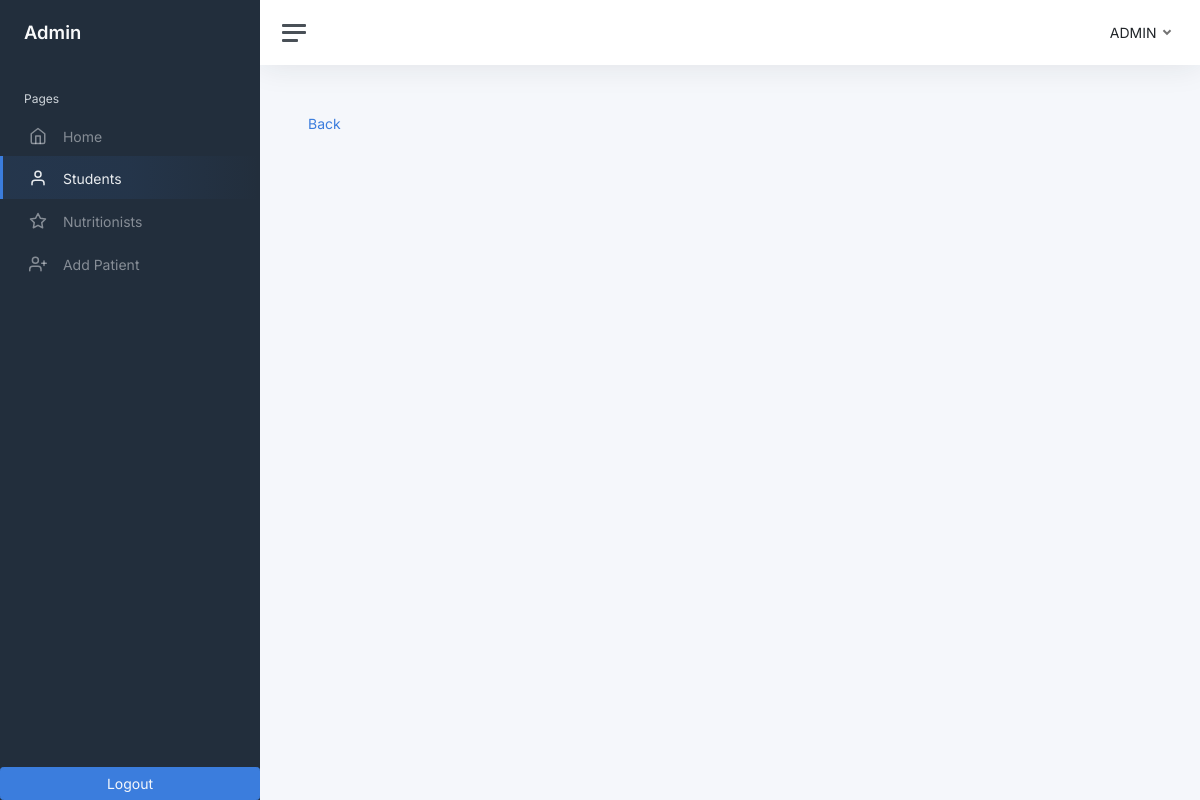
The page /edit-student.php?student_id=129837 on the database as committed earlier.
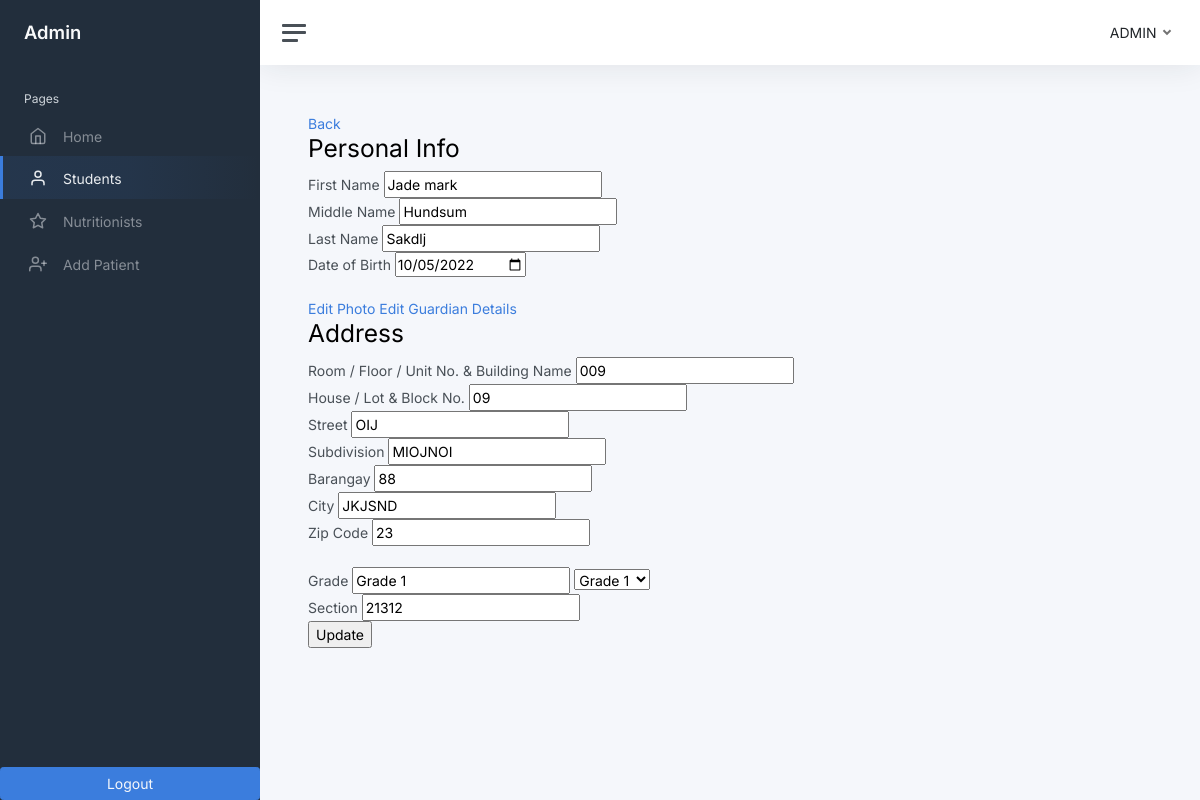
The same page on the database as committed later.
### tables this page shows
CREATE TABLE `users` (
  `id` int(11) NOT NULL,
  `user_id` varchar(250) NOT NULL,
  `email` varchar(50) NOT NULL,
  `password` varchar(50) NOT NULL,
  `first_name` varchar(50) NOT NULL,
  `middle_name` varchar(50) NOT NULL,
  `last_name` varchar(50) NOT NULL,
  `contact_number` varchar(50) NOT NULL,
  `room` varchar(50) NOT NULL,
  `house` varchar(50) NOT NULL,
  `street` varchar(50) NOT NULL,
  `subdivision` varchar(50) NOT NULL,
  `barangay` varchar(50) NOT NULL,
  `city` varchar(50) NOT NULL,
  `zip` varchar(50) NOT NULL,
  `address` varchar(255) NOT NULL,
  `gender` varchar(11) NOT NULL,
  `user_type` int(11) NOT NULL,
  `image` blob NOT NULL,
  `student_id` varchar(255) NOT NULL,
  `date_time_created` datetime NOT NULL,
  `date_time_updated` datetime NOT NULL
);

CREATE TABLE `students` (
  `id` int(11) NOT NULL,
  `student_id` varchar(250) NOT NULL,
  `first_name` varchar(50) NOT NULL,
  `middle_name` varchar(50) NOT NULL,
  `last_name` varchar(50) NOT NULL,
  `date_of_birth` varchar(50) NOT NULL,
  `gender` varchar(50) NOT NULL,
  `room` varchar(50) NOT NULL,
  `house` varchar(50) NOT NULL,
  `street` varchar(50) NOT NULL,
  `subdivision` varchar(50) NOT NULL,
  `barangay` varchar(50) NOT NULL,
  `city` varchar(50) NOT NULL,
  `zip` varchar(50) NOT NULL,
  `image` blob NOT NULL,
  `grade` varchar(10) NOT NULL,
  `section` varchar(50) NOT NULL,
  `date_time_created` datetime NOT NULL,
  `date_time_updated` datetime NOT NULL
);

### edit-student.php (the view, shortened to what this page needs)
<?php
include('connection.php');
?>
<!DOCTYPE html>
<html lang="en">
<head>
    <link href="admin-template/css/app.css" rel="stylesheet">
	<link rel="./stylesheet" href="./styles/bootstrap/css/bootstrap.css">
</head>
<body>
    <div class="wrapper">
		<nav id="sidebar" class="sidebar js-sidebar">
			<div class="sidebar-content js-simplebar">
				<a class="sidebar-brand" href="index.html">
          <span class="align-middle">Admin</span>
        </a>
				<ul class="sidebar-nav">
					<li class="sidebar-header">
						Pages
					</li>
					<li class="sidebar-item">
						<a class="sidebar-link" href="home-admin.php">
                            <i class="align-middle" data-feather="home"></i> <span class="align-middle">Home</span>
                         </a>
					</li>
					<li class="sidebar-item active">
						<a class="sidebar-link" href="view-students.php">
                            <i class="align-middle" data-feather="user"></i> <span class="align-middle">Students</span>
                        </a>
					</li>
					<li class="sidebar-item">
						<a class="sidebar-link disabled" href="#">
                            <i class="align-middle" data-feather="star"></i> <span class="align-middle">Nutritionists</span>
                        </a>
					</li>
					<li class="sidebar-item">
						<a class="sidebar-link" href="add-patient.php">
                            <i class="align-middle" data-feather="user-plus"></i> <span class="align-middle">Add Patient</span>
                        </a>
					</li>
				</ul>
				<a class="text-light text-center btn btn-primary" href="logout-admin.php">Logout</a>
			</div>
		</nav>
		<div class="main">
			<nav class="navbar navbar-expand navbar-light navbar-bg">
				<a class="sidebar-toggle js-sidebar-toggle">
          <i class="hamburger align-self-center"></i>
        </a>
				<div class="navbar-collapse collapse">
					<ul class="navbar-nav navbar-align">
						<li class="nav-item dropdown">
							<a class="nav-link dropdown-toggle d-none d-sm-inline-block" href="#" data-bs-toggle="dropdown" id="dropdownMenuButton1">
                                <span class="text-dark">ADMIN</span>
                            </a>
						</li>
					</ul>
				</div>
			</nav>
			<main class="content">
				<div class="container-fluid p-0">
                <a href="view-students.php">Back</a>
                <?php
                if(isset($_GET['student_id'])){
                    $student_id = $_GET['student_id'];
                    $query = "SELECT students.student_id AS student_student_id, students.first_name AS student_first_name, students.last_name AS student_last_name ,students.middle_name AS student_middle_name, students.date_of_birth AS student_date_of_birth, students.gender AS student_gender ,students.room AS student_room,students.house AS student_house,students.street AS student_street,students.subdivision AS student_subdivison,students.barangay AS student_barangay,students.city AS student_city,students.zip AS student_zip,students.grade AS student_grade,students.section AS student_section,students.date_time_created AS student_date_time_created,users.first_name AS user_first_name , users.middle_name AS user_middle_name , users.last_name AS user_last_name, users.room AS user_room, users.house AS user_house , users.street AS user_street, users.subdivision AS user_subdivision, users.barangay AS user_barangay, users.city AS user_city , users.zip AS user_zip , users.image AS user_image , users.student_id AS user_student_id, users.user_id AS user_user_id FROM students LEFT JOIN users
                    ON students.student_id = users.student_id WHERE students.student_id = '$student_id'";
                    $run = mysqli_query($conn,$query);
                    if(mysqli_num_rows($run) > 0){
                        foreach($run as $row ){
                            ?>
                                <form action="edit-student.php" method="POST" enctype="multipart/form-data">
                                    <h2>Personal Info</h2>
                                    <label for="">First Name</label>
                                    <input type="text" name="first_name" value="<?php echo $row ['student_first_name']?>">
                                    <br>
                                    <label for="">Middle Name</label>
                                    <input type="text" name="middle_name" value="<?php echo $row ['student_middle_name']?>">
                                    <br>
                                    <label for="">Last Name</label>
                                    <input type="text" name="last_name" value="<?php echo $row ['student_last_name']?>">
                                    <br>
                                    <label for="">Date of Birth</label>
                                    <input type="date" name="date_of_birth" value="<?php echo $row ['student_date_of_birth']?>" id="">
                                    <br>
                                    <br>
                                    <a href="edit-student-image.php?student_id=<?php echo $row ['student_student_id']?>">Edit Photo</a>
                                    <a href="edit-guardian-details.php?student_id=<?php echo $row ['student_student_id']?>">Edit Guardian Details</a>
                                    <br>
                                    <h2>Address</h2>
                                    <label for="">Room / Floor / Unit No. & Building Name</label>
                                    <input type="text" name="room" value="<?php echo $row ['student_room'] ?>">
                                    <br>
                                    <label for="">House / Lot & Block No.</label>
                                    <input type="text" name="house" value="<?php echo $row ['student_house']?>">
                                    <br>
                                    <label for="">Street</label>
                                    <input type="text" name="street" value="<?php echo $row ['student_street']?>">
                                    <br>
                                    <label for="">Subdivision</label>
                                    <input type="text" name="subdivision" value="<?php echo $row ['student_subdivison']?>">
                                    <br>
                                    <label for="">Barangay</label>
                                    <input type="text" name="barangay" value="<?php echo $row ['student_barangay']?>">
                                    <br>
                                    <label for="">City</label>
                                    <input type="text" name="city" value="<?php echo $row ['student_city']?>">
                                    <br>
                                    <label for="">Zip Code</label>
                                    <input type="number" name="zip_code" value="<?php echo $row ['student_zip']?>">
                                    <br>
                                    <br>
                                    <label for="">Grade</label>
                                    <input type="text" name="grade" value="<?php echo $row ['student_grade']?>" readonly>
                                    <select name="grade" id="">
                                        <option value="Grade 1">Grade 1</option>
                                    </select>
                                    <br>
                                    <label for="">Section</label>
                                    <input type="text" name="section" value="<?php echo $row ['student_section']?>">
                                    <br>
                                    <input type="submit" name="update" value="Update">
                                </form>
                            <?php
                        }
                    }
                }
                ?>
				</div>
			</main>
		</div>
	</div>
</body>
</html>

Rows that differ between the two databases and show on the page:
added users: first_name "Jade mark", middle_name "Hundsum", last_name "Sakdlj", date_of_birth "10/05/2022", room "009", house "09", street "OIJ", subdivision "MIOJNOI", barangay "88", city "JKJSND", zip_code "23", grade "Grade 1", section "21312"
